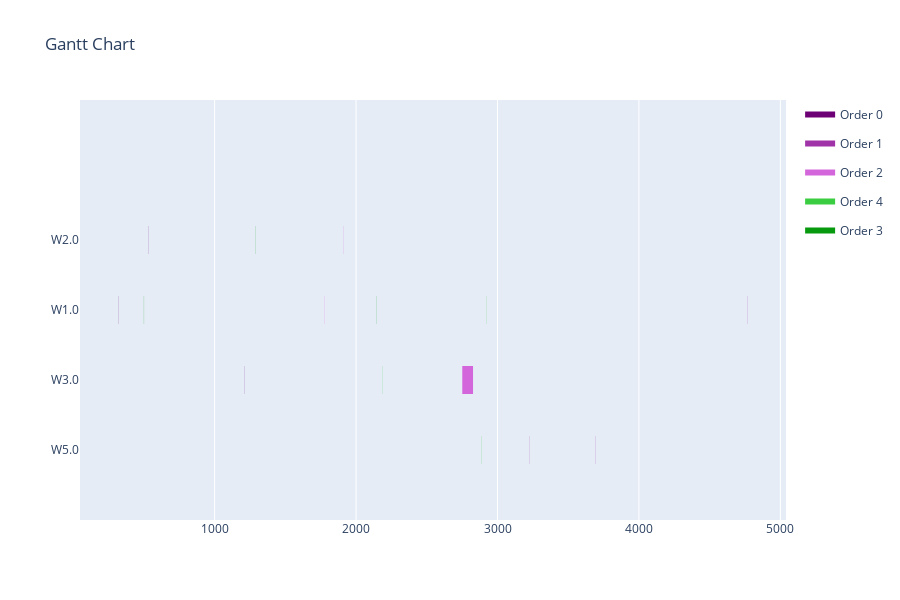

The notebook cell this image was saved under:
### Code cell
start_times = int_result
print(assignments)
print(start_times)
data = []
for i in range(len(assignments)):
    if int(np.floor(assignments[i])) not in duration_lookup_table[operations[i]]:
        duration = 1#0
    else:
        duration = duration_lookup_table[operations[i]][int(np.floor(assignments[i]))]
    data.append([assignments[i], operations[i], start_times[i], duration])
visualize(data)

### Figure 1 — Plotly figure (JSON) as saved in the notebook; plotly's stock layout.template omitted (floating-point values rounded to 4 significant figures)
{"data": [{"fill": "toself", "fillcolor": "rgb(110, 0, 117)", "hoverinfo": "name", "legendgroup": "rgb(110, 0, 117)", "mode": "none", "name": "Order 0", "type": "scatter", "x": [532, 533, 533, 532, 532, 319, 320, 320, 319, 319, 1209, 1210, 1210, 1209], "y": [2.8, 2.8, 3.2, 3.2, null, 1.8, 1.8, 2.2, 2.2, null, 0.8, 0.8, 1.2, 1.2]}, {"fill": "toself", "fillcolor": "rgb(161, 51, 168)", "hoverinfo": "name", "legendgroup": "rgb(161, 51, 168)", "mode": "none", "name": "Order 1", "type": "scatter", "x": [3223, 3224, 3224, 3223, 3223, 4768, 4769, 4769, 4768, 4768, 3691, 3692, 3692, 3691], "y": [-0.2, -0.2, 0.2, 0.2, null, 1.8, 1.8, 2.2, 2.2, null, -0.2, -0.2, 0.2, 0.2]}, {"fill": "toself", "fillcolor": "rgb(212, 102, 219)", "hoverinfo": "name", "legendgroup": "rgb(212, 102, 219)", "mode": "none", "name": "Order 2", "type": "scatter", "x": [1775, 1776, 1776, 1775, 1775, 2751, 2827, 2827, 2751, 2751, 1909, 1910, 1910, 1909], "y": [1.8, 1.8, 2.2, 2.2, null, 0.8, 0.8, 1.2, 1.2, null, 2.8, 2.8, 3.2, 3.2]}, {"fill": "toself", "fillcolor": "rgb(58, 204, 65)", "hoverinfo": "name", "legendgroup": "rgb(58, 204, 65)", "mode": "none", "name": "Order 4", "type": "scatter", "x": [2888, 2889, 2889, 2888, 2888, 2186, 2187, 2187, 2186, 2186, 2924, 2925, 2925, 2924], "y": [-0.2, -0.2, 0.2, 0.2, null, 0.8, 0.8, 1.2, 1.2, null, 1.8, 1.8, 2.2, 2.2]}, {"fill": "toself", "fillcolor": "rgb(7, 153, 14)", "hoverinfo": "name", "legendgroup": "rgb(7, 153, 14)", "mode": "none", "name": "Order 3", "type": "scatter", "x": [500, 501, 501, 500, 500, 1286, 1287, 1287, 1286, 1286, 2146, 2147, 2147, 2146], "y": [1.8, 1.8, 2.2, 2.2, null, 2.8, 2.8, 3.2, 3.2, null, 1.8, 1.8, 2.2, 2.2]}, {"legendgroup": "rgb(110, 0, 117)", "marker": {"color": "rgb(110, 0, 117)", "opacity": 0, "size": 1}, "mode": "markers", "name": "", "showlegend": false, "text": [null, null, null, null, null, null], "type": "scatter", "x": [532, 533, 319, 320, 1209, 1210], "y": [3, 3, 2, 2, 1, 1]}, {"legendgroup": "rgb(161, 51, 168)", "marker": {"color": "rgb(161, 51, 168)", "opacity": 0, "size": 1}, "mode": "markers", "name": "", "showlegend": false, "text": [null, null, null, null, null, null], "type": "scatter", "x": [3223, 3224, 4768, 4769, 3691, 3692], "y": [0, 0, 2, 2, 0, 0]}, {"legendgroup": "rgb(212, 102, 219)", "marker": {"color": "rgb(212, 102, 219)", "opacity": 0, "size": 1}, "mode": "markers", "name": "", "showlegend": false, "text": [null, null, null, null, null, null], "type": "scatter", "x": [1775, 1776, 2751, 2827, 1909, 1910], "y": [2, 2, 1, 1, 3, 3]}, {"legendgroup": "rgb(58, 204, 65)", "marker": {"color": "rgb(58, 204, 65)", "opacity": 0, "size": 1}, "mode": "markers", "name": "", "showlegend": false, "text": [null, null, null, null, null, null], "type": "scatter", "x": [2888, 2889, 2186, 2187, 2924, 2925], "y": [0, 0, 1, 1, 2, 2]}, {"legendgroup": "rgb(7, 153, 14)", "marker": {"color": "rgb(7, 153, 14)", "opacity": 0, "size": 1}, "mode": "markers", "name": "", "showlegend": false, "text": [null, null, null, null, null, null], "type": "scatter", "x": [500, 501, 1286, 1287, 2146, 2147], "y": [2, 2, 3, 3, 2, 2]}], "layout": {"height": 600, "hovermode": "closest", "showlegend": true, "title": {"text": "Gantt Chart"}, "xaxis": {"rangeselector": {"buttons": [{"count": 7, "label": "1w", "step": "day", "stepmode": "backward"}, {"count": 1, "label": "1m", "step": "month", "stepmode": "backward"}, {"count": 6, "label": "6m", "step": "month", "stepmode": "backward"}, {"count": 1, "label": "YTD", "step": "year", "stepmode": "todate"}, {"count": 1, "label": "1y", "step": "year", "stepmode": "backward"}, {"step": "all"}]}, "showgrid": true, "type": "linear", "zeroline": false}, "yaxis": {"autorange": false, "range": [-1, 5], "showgrid": false, "ticktext": ["W5.0", "W3.0", "W1.0", "W2.0"], "tickvals": [0, 1, 2, 3], "zeroline": false}}}
